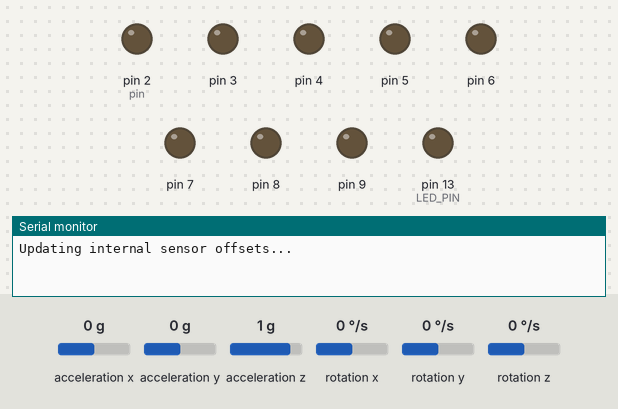
This sketch was run on a simulated Arduino Uno, built with avr-gcc and run on an emulated ATmega328P. Parts: output pins drawn as LEDs (lit = HIGH), the last lines printed to the serial monitor. Dashed ring = blinking. Inputs (shaded band) come from the test bench; at power-on: acceleration x 0 g, acceleration y 0 g, acceleration z 1 g, rotation x 0 °/s, rotation y 0 °/s, rotation z 0 °/s.

Above: at 0.1 s.
At 1.6 s:
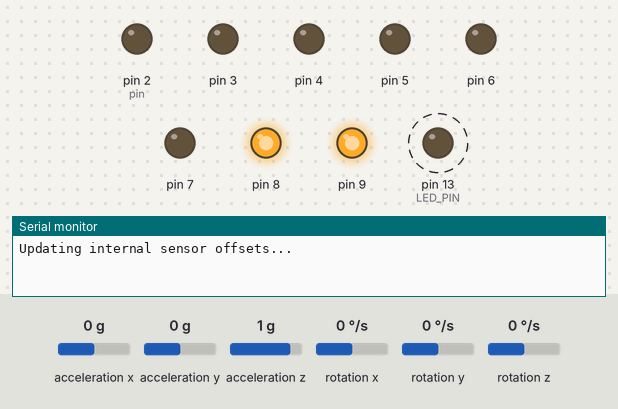
1.7 s: acceleration x set to -0.2 g
4.7 s: acceleration x set to -0.5 g
At 5.7 s:
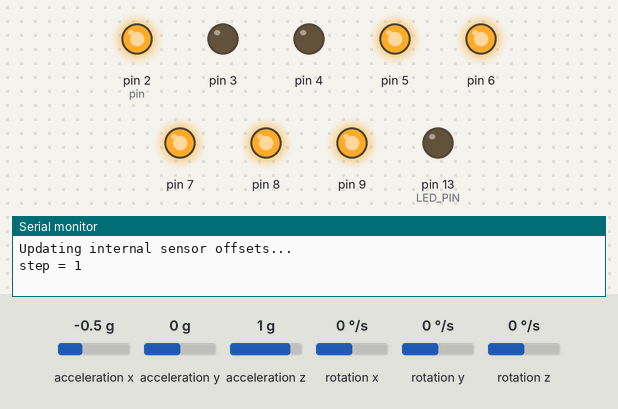
Timing chart, 0 to 21.4 s (numbered marks = the images above; inputs shaded):
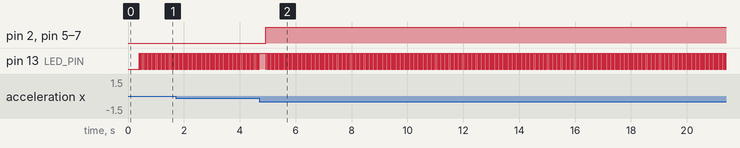

Measured:
- the behaviour switches between -0.3 and -0.4 g on acceleration x (found by bisection; images 1 and 2)
- after the input at 4.7 s, pin 2 (pin), pin 5–7: LOW → HIGH after 0.23 s
- by itself, pin 13 (LED_PIN): repeats every 0.05 s: LOW 0.02 s, HIGH 0.02 s

The sketch:

pedometer.ino
```cpp
#include <Wire.h>
#include "I2Cdev.h"
#include "MPU6050.h"

MPU6050 accelgyro;

// 설정 값들.
const float WORKING_THRESHOLD = 0.3;

const int LED_PIN = 13;

// 변수들
int16_t ax, ay, az;
int16_t gx, gy, gz;
float xavg, yavg, zavg;
int flag = 0;

// 스텝수
int steps = 0;

boolean blinkState = false;

boolean is_working(double dist){
  return dist > WORKING_THRESHOLD;
}

// 가속도 센서 OFFSET 변경
// 영점 조정하는 과정
void adjust_accelgyro(){
    Serial.println("Updating internal sensor offsets...");
    accelgyro.setXAccelOffset(-950);
    accelgyro.setYAccelOffset(-5200);
    accelgyro.setZAccelOffset(-920);
    accelgyro.setXGyroOffset(20);
    accelgyro.setYGyroOffset(56);
    accelgyro.setZGyroOffset(-85);
}

void setup() {
    // i2C 초기화
    Wire.begin();

    // 시리얼 초기화
    Serial.begin(115200);

    // 가속도센서 초기화
    accelgyro.initialize();

    // 자이로 250도/초, 가속도: -2.0G ~ 2.0G
    accelgyro.setFullScaleGyroRange(MPU6050_GYRO_FS_250);
    accelgyro.setFullScaleAccelRange(MPU6050_ACCEL_FS_2);

    // 센서 OFFSET 초기화
    adjust_accelgyro();

    // 아두이노 상태 LED 설정
    pinMode(LED_PIN, OUTPUT);

    // 가속도센서의 중간값 구하기
    // 가속도변화를 판단하기 위해서 필요
    calibrate();

    //= LED 초기화
    for(int i=2;i<10;i++){ pinMode(i, OUTPUT); }
    // 기본값: 0
    displayDigit(0);
    // 7-Segment의 `.' 끄기
    digitalWrite(9, HIGH);
}


void loop() {
    accelgyro.getMotion6(&ax, &ay, &az, &gx, &gy, &gz);

    // 중력가속도 단위로 변환 ( LBS --> G )
    double fax = ax / 16384.0;
    double fay = ay / 16384.0;
    double faz = az / 16384.0;

    // 중앙값에서 거리 값구하기.
    // 이 거리 값을 기준으로 걸었는지 판단
    double dist = sqrt( pow(fax-xavg, 2) + pow(fay - yavg,2) + pow(faz - zavg, 2) );
    double major_factor = max(fax, max(fay, faz));

    // 디버깅 메시지
    // Serial.print("dist = "); Serial.print(dist ); Serial.print("mfac = "); Serial.println(major_factor );

    //걸었는지 판단
    if (is_working(dist) && flag == 0 && major_factor > 0) {
        flag = 1;
        // 걸을 때 마다 "on_step()" 호출
        on_step();
        delay(200);
    }

    if ( !is_working(dist)  && flag == 1) {
      flag=0;
    }

    // 걸음 걸이의 1번째 수 출력
    displayDigit(steps % 10);


    // LED 블링크
    blinkState = !blinkState;
    digitalWrite(LED_PIN, blinkState);

    delay(20);
}


// 변화를 감지하기 위한 평균 값 찾기
// : xavg, yavg, zavg가 평균값
void calibrate() {

    float sumx=0;
    float sumy=0;
    float sumz=0;

    for (int i=0;i<100;i++) {
        accelgyro.getMotion6(&ax, &ay, &az, &gx, &gy, &gz);
        sumx += ax / 16384.0;
        sumy += ay / 16384.0;
        sumz += az / 16384.0;
    }

    xavg = sumx / 100.0;
    yavg = sumy / 100.0;
    zavg = sumz / 100.0;
}

// 걸을 때마다 호출 됨
void on_step(){
    steps = steps+1;

    // 시리얼에 출력
    Serial.print("step = ");
    Serial.println(steps);
}

//-----------------------------------
// 7-Segment API
//-----------------------------------

// 숫자 표시를 위한 데이터
byte digits[10][7] =
{
  { 0,0,0,0,0,0,1 }, // 0
  { 1,0,0,1,1,1,1 }, // 1
  { 0,0,1,0,0,1,0 }, // 2
  { 0,0,0,0,1,1,0 }, // 3
  { 1,0,0,1,1,0,0 }, // 4
  { 0,1,0,0,1,0,0 }, // 5
  { 0,1,0,0,0,0,0 }, // 6
  { 0,0,0,1,1,1,1 }, // 7
  { 0,0,0,0,0,0,0 }, // 8
  { 0,0,0,1,1,0,0 }  // 9
};

// 원하슨 수를 출력
// pin : 2,3,4,5,6,7,8,9
void displayDigit(int num){
  int pin = 2;
  for(int i=0;i<7;i++){
    digitalWrite(pin+i, digits[num][i]);
  }
}
```
